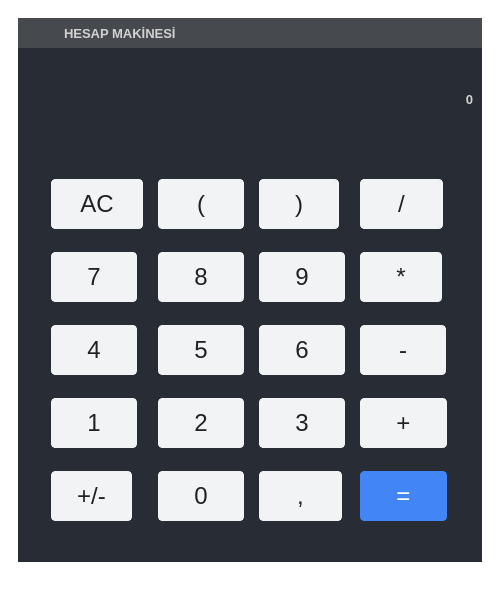
<?xml version="1.0" encoding="UTF-8"?>
<ui version="4.0">
 <class>MainWindow</class>
 <widget class="QMainWindow" name="MainWindow">
  <property name="geometry">
   <rect>
    <x>0</x>
    <y>0</y>
    <width>500</width>
    <height>600</height>
   </rect>
  </property>
  <property name="minimumSize">
   <size>
    <width>500</width>
    <height>600</height>
   </size>
  </property>
  <property name="windowTitle">
   <string>HESAP MAKİNESİ</string>
  </property>
  <property name="styleSheet">
   <string notr="true">QMainWindow {background: transparent; }
QToolTip {
	color: #ffffff;
	background-color: rgba(27, 29, 35, 160);
	border: 1px solid rgb(100, 100, 100);
}</string>
  </property>
  <widget class="QWidget" name="centralwidget">
   <property name="styleSheet">
    <string notr="true">background: transparent;
color: rgb(210, 210, 210);</string>
   </property>
   <layout class="QHBoxLayout" name="horizontalLayout">
    <item>
     <widget class="QFrame" name="frame_main">
      <layout class="QVBoxLayout" name="verticalLayout">
       <property name="spacing">
        <number>0</number>
       </property>
       <item>
        <widget class="QFrame" name="frame_top_btns">
         <property name="maximumSize">
          <size>
           <width>16777215</width>
           <height>30</height>
          </size>
         </property>
         <property name="styleSheet">
          <string notr="true">background-color: rgba(33, 37, 43, 150);</string>
         </property>
         <property name="frameShape">
          <enum>QFrame::NoFrame</enum>
         </property>
         <property name="frameShadow">
          <enum>QFrame::Raised</enum>
         </property>
         <layout class="QHBoxLayout" name="horizontalLayout_4">
          <property name="spacing">
           <number>0</number>
          </property>
          <property name="leftMargin">
           <number>0</number>
          </property>
          <property name="topMargin">
           <number>0</number>
          </property>
          <property name="rightMargin">
           <number>0</number>
          </property>
          <property name="bottomMargin">
           <number>0</number>
          </property>
          <item>
           <widget class="QFrame" name="frame_label_top_btns">
            <property name="frameShape">
             <enum>QFrame::NoFrame</enum>
            </property>
            <property name="frameShadow">
             <enum>QFrame::Raised</enum>
            </property>
            <layout class="QHBoxLayout" name="horizontalLayout_10">
             <property name="spacing">
              <number>0</number>
             </property>
             <property name="leftMargin">
              <number>8</number>
             </property>
             <property name="topMargin">
              <number>0</number>
             </property>
             <property name="rightMargin">
              <number>10</number>
             </property>
             <property name="bottomMargin">
              <number>0</number>
             </property>
             <item>
              <widget class="QFrame" name="frame_icon_top_bar">
               <property name="maximumSize">
                <size>
                 <width>30</width>
                 <height>30</height>
                </size>
               </property>
               <property name="styleSheet">
                <string notr="true">background: transparent;
background-image: url(:/16x16/icons/16x16/cil-terminal.png);
background-position: center;
background-repeat: no-repeat;</string>
               </property>
               <property name="frameShape">
                <enum>QFrame::StyledPanel</enum>
               </property>
               <property name="frameShadow">
                <enum>QFrame::Raised</enum>
               </property>
              </widget>
             </item>
             <item>
              <widget class="QLabel" name="label_title_bar_top">
               <property name="font">
                <font>
                 <family>Segoe UI</family>
                 <pointsize>10</pointsize>
                 <weight>75</weight>
                 <bold>true</bold>
                </font>
               </property>
               <property name="styleSheet">
                <string notr="true">background: transparent;
margin-left: 5px;</string>
               </property>
               <property name="text">
                <string>HESAP MAKİNESİ</string>
               </property>
              </widget>
             </item>
            </layout>
           </widget>
          </item>
          <item>
           <widget class="QFrame" name="frame_btns_right">
            <property name="maximumSize">
             <size>
              <width>120</width>
              <height>16777215</height>
             </size>
            </property>
            <property name="frameShape">
             <enum>QFrame::NoFrame</enum>
            </property>
            <property name="frameShadow">
             <enum>QFrame::Raised</enum>
            </property>
            <layout class="QHBoxLayout" name="horizontalLayout_5">
             <property name="spacing">
              <number>0</number>
             </property>
             <property name="leftMargin">
              <number>0</number>
             </property>
             <property name="topMargin">
              <number>0</number>
             </property>
             <property name="rightMargin">
              <number>0</number>
             </property>
             <property name="bottomMargin">
              <number>0</number>
             </property>
             <item>
              <widget class="QPushButton" name="btn_minimize">
               <property name="sizePolicy">
                <sizepolicy hsizetype="Minimum" vsizetype="Expanding">
                 <horstretch>0</horstretch>
                 <verstretch>0</verstretch>
                </sizepolicy>
               </property>
               <property name="toolTip">
                <string>Minimize</string>
               </property>
               <property name="styleSheet">
                <string notr="true">QPushButton {	
	border: none;
	background-color: transparent;
}
QPushButton:hover {
	background-color: rgb(44, 49, 60)
}
QPushButton:pressed {	
	background-color: rgb(85, 170, 255);
}</string>
               </property>
               <property name="text">
                <string/>
               </property>
               <property name="icon">
                <iconset resource="../../Simple_PySide_Base-master/files.qrc">
                 <normaloff>:/16x16/icons/16x16/cil-window-minimize.png</normaloff>:/16x16/icons/16x16/cil-window-minimize.png</iconset>
               </property>
              </widget>
             </item>
             <item>
              <widget class="QPushButton" name="btn_maximize_restore">
               <property name="sizePolicy">
                <sizepolicy hsizetype="Minimum" vsizetype="Expanding">
                 <horstretch>0</horstretch>
                 <verstretch>0</verstretch>
                </sizepolicy>
               </property>
               <property name="toolTip">
                <string>Maximize</string>
               </property>
               <property name="styleSheet">
                <string notr="true">QPushButton {	
	border: none;
	background-color: transparent;
}
QPushButton:hover {
	background-color: rgb(44, 49, 60)
}
QPushButton:pressed {	
	background-color: rgb(85, 170, 255);
}</string>
               </property>
               <property name="text">
                <string/>
               </property>
               <property name="icon">
                <iconset resource="../../Simple_PySide_Base-master/files.qrc">
                 <normaloff>:/16x16/icons/16x16/cil-window-maximize.png</normaloff>:/16x16/icons/16x16/cil-window-maximize.png</iconset>
               </property>
              </widget>
             </item>
             <item>
              <widget class="QPushButton" name="btn_close">
               <property name="sizePolicy">
                <sizepolicy hsizetype="Minimum" vsizetype="Expanding">
                 <horstretch>0</horstretch>
                 <verstretch>0</verstretch>
                </sizepolicy>
               </property>
               <property name="toolTip">
                <string>Close</string>
               </property>
               <property name="styleSheet">
                <string notr="true">QPushButton {	
	border: none;
	background-color: transparent;
}
QPushButton:hover {
	background-color: rgb(44, 49, 60)
}
QPushButton:pressed {	
	background-color: rgb(85, 170, 255);
}</string>
               </property>
               <property name="text">
                <string/>
               </property>
               <property name="icon">
                <iconset resource="../../Simple_PySide_Base-master/files.qrc">
                 <normaloff>:/16x16/icons/16x16/cil-x.png</normaloff>:/16x16/icons/16x16/cil-x.png</iconset>
               </property>
              </widget>
             </item>
            </layout>
           </widget>
          </item>
         </layout>
        </widget>
       </item>
       <item>
        <widget class="QFrame" name="frame_center">
         <property name="styleSheet">
          <string notr="true">background-color: rgb(40, 44, 52);</string>
         </property>
         <property name="frameShape">
          <enum>QFrame::NoFrame</enum>
         </property>
         <property name="frameShadow">
          <enum>QFrame::Raised</enum>
         </property>
         <layout class="QHBoxLayout" name="horizontalLayout_2">
          <property name="spacing">
           <number>0</number>
          </property>
          <property name="leftMargin">
           <number>0</number>
          </property>
          <property name="topMargin">
           <number>20</number>
          </property>
          <property name="rightMargin">
           <number>0</number>
          </property>
          <property name="bottomMargin">
           <number>0</number>
          </property>
          <item>
           <widget class="QFrame" name="verticalFrame">
            <layout class="QVBoxLayout" name="frame_content">
             <property name="spacing">
              <number>0</number>
             </property>
             <item>
              <widget class="QLabel" name="label">
               <property name="sizePolicy">
                <sizepolicy hsizetype="Preferred" vsizetype="Fixed">
                 <horstretch>0</horstretch>
                 <verstretch>0</verstretch>
                </sizepolicy>
               </property>
               <property name="minimumSize">
                <size>
                 <width>0</width>
                 <height>0</height>
                </size>
               </property>
               <property name="font">
                <font>
                 <pointsize>10</pointsize>
                 <weight>75</weight>
                 <bold>true</bold>
                </font>
               </property>
               <property name="styleSheet">
                <string notr="true">QLabel {
	background-color: rgb(27, 29, 35);
	border-radius: 5px;
	border: 2px solid rgb(27, 29, 35);
	padding:10px 35px;
}
QLabel:hover {
	border: 2px solid rgb(64, 71, 88);
}
QLabel:focus {
	border: 2px solid rgb(91, 101, 124);
}r</string>
               </property>
               <property name="text">
                <string/>
               </property>
               <property name="alignment">
                <set>Qt::AlignRight|Qt::AlignTrailing|Qt::AlignVCenter</set>
               </property>
               <property name="margin">
                <number>11</number>
               </property>
               <property name="openExternalLinks">
                <bool>false</bool>
               </property>
              </widget>
             </item>
             <item>
              <widget class="QLabel" name="label_2">
               <property name="sizePolicy">
                <sizepolicy hsizetype="Preferred" vsizetype="Fixed">
                 <horstretch>0</horstretch>
                 <verstretch>0</verstretch>
                </sizepolicy>
               </property>
               <property name="font">
                <font>
                 <pointsize>10</pointsize>
                 <weight>75</weight>
                 <bold>true</bold>
                </font>
               </property>
               <property name="styleSheet">
                <string notr="true">QLabel {
	background-color: rgb(27, 29, 35);
	border-radius: 5px;
	border: 2px solid rgb(27, 29, 35);
	padding:10px 35px;
}
QLabel:hover {
	border: 2px solid rgb(64, 71, 88);
}
QLabel:focus {
	border: 2px solid rgb(91, 101, 124);
}r</string>
               </property>
               <property name="text">
                <string>0</string>
               </property>
               <property name="alignment">
                <set>Qt::AlignRight|Qt::AlignTrailing|Qt::AlignVCenter</set>
               </property>
               <property name="margin">
                <number>11</number>
               </property>
              </widget>
             </item>
             <item>
              <spacer name="verticalSpacer">
               <property name="orientation">
                <enum>Qt::Vertical</enum>
               </property>
               <property name="sizeType">
                <enum>QSizePolicy::Preferred</enum>
               </property>
               <property name="sizeHint" stdset="0">
                <size>
                 <width>20</width>
                 <height>40</height>
                </size>
               </property>
              </spacer>
             </item>
             <item>
              <widget class="QFrame" name="gridFrame">
               <property name="styleSheet">
                <string notr="true"/>
               </property>
               <layout class="QGridLayout" name="gridLayout_2">
                <property name="spacing">
                 <number>0</number>
                </property>
                <item row="4" column="3">
                 <widget class="QPushButton" name="pushButton_8">
                  <property name="sizePolicy">
                   <sizepolicy hsizetype="Fixed" vsizetype="Fixed">
                    <horstretch>0</horstretch>
                    <verstretch>0</verstretch>
                   </sizepolicy>
                  </property>
                  <property name="styleSheet">
                   <string notr="true">
QPushButton {

  display: inline-block;

  padding:10px 35px;

  font-size: 24px;

  cursor: pointer;

  text-align: center;

  text-decoration: none;

  outline: none;

  background: #f1f3f4;
  color: #202124;
  border: 1px solid #f1f3f4;
  border-radius: 4px;
}

QPushButton:hover {background-color: #8CC7DF}

</string>
                  </property>
                  <property name="text">
                   <string>*</string>
                  </property>
                 </widget>
                </item>
                <item row="5" column="3">
                 <widget class="QPushButton" name="pushButton_6">
                  <property name="sizePolicy">
                   <sizepolicy hsizetype="Fixed" vsizetype="Fixed">
                    <horstretch>0</horstretch>
                    <verstretch>0</verstretch>
                   </sizepolicy>
                  </property>
                  <property name="styleSheet">
                   <string notr="true">
QPushButton {

  display: inline-block;

  padding:10px 38px;

  font-size: 24px;

  cursor: pointer;

  text-align: center;

  text-decoration: none;

  outline: none;

  background: #f1f3f4;
  color: #202124;
  border: 1px solid #f1f3f4;
  border-radius: 4px;
}

QPushButton:hover {background-color: #8CC7DF}

</string>
                  </property>
                  <property name="text">
                   <string>-</string>
                  </property>
                 </widget>
                </item>
                <item row="8" column="3">
                 <widget class="QPushButton" name="pushButton_5">
                  <property name="sizePolicy">
                   <sizepolicy hsizetype="Fixed" vsizetype="Fixed">
                    <horstretch>0</horstretch>
                    <verstretch>0</verstretch>
                   </sizepolicy>
                  </property>
                  <property name="styleSheet">
                   <string notr="true">
QPushButton {

  display: inline-block;

  padding:10px 35px;

  font-size: 24px;

  cursor: pointer;

  text-align: center;

  text-decoration: none;

  outline: none;

  background: #f1f3f4;
  color: #202124;
  border: 1px solid #f1f3f4;
  border-radius: 4px;
}

QPushButton:hover {background-color: #8CC7DF}

</string>
                  </property>
                  <property name="text">
                   <string>+</string>
                  </property>
                 </widget>
                </item>
                <item row="9" column="0">
                 <widget class="QPushButton" name="pushButton_20">
                  <property name="sizePolicy">
                   <sizepolicy hsizetype="Fixed" vsizetype="Fixed">
                    <horstretch>0</horstretch>
                    <verstretch>0</verstretch>
                   </sizepolicy>
                  </property>
                  <property name="styleSheet">
                   <string notr="true">
QPushButton {

  display: inline-block;

  padding:10px 25px;

  font-size: 24px;

  cursor: pointer;

  text-align: center;

  text-decoration: none;

  outline: none;

  background: #f1f3f4;
  color: #202124;
  border: 1px solid #f1f3f4;
  border-radius: 4px;
}

QPushButton:hover {background-color: #8CC7DF}

</string>
                  </property>
                  <property name="text">
                   <string>+/-</string>
                  </property>
                 </widget>
                </item>
                <item row="8" column="0">
                 <widget class="QPushButton" name="pushButton_19">
                  <property name="sizePolicy">
                   <sizepolicy hsizetype="Fixed" vsizetype="Fixed">
                    <horstretch>0</horstretch>
                    <verstretch>0</verstretch>
                   </sizepolicy>
                  </property>
                  <property name="styleSheet">
                   <string notr="true">
QPushButton {

  display: inline-block;

  padding:10px 35px;

  font-size: 24px;

  cursor: pointer;

  text-align: center;

  text-decoration: none;

  outline: none;

  background: #f1f3f4;
  color: #202124;
  border: 1px solid #f1f3f4;
  border-radius: 4px;
}

QPushButton:hover {background-color: #8CC7DF}

</string>
                  </property>
                  <property name="text">
                   <string>1</string>
                  </property>
                 </widget>
                </item>
                <item row="4" column="1">
                 <widget class="QPushButton" name="pushButton_12">
                  <property name="sizePolicy">
                   <sizepolicy hsizetype="Fixed" vsizetype="Fixed">
                    <horstretch>0</horstretch>
                    <verstretch>0</verstretch>
                   </sizepolicy>
                  </property>
                  <property name="styleSheet">
                   <string notr="true">
QPushButton {

  display: inline-block;

  padding:10px 35px;

  font-size: 24px;

  cursor: pointer;

  text-align: center;

  text-decoration: none;

  outline: none;

  background: #f1f3f4;
  color: #202124;
  border: 1px solid #f1f3f4;
  border-radius: 4px;
}

QPushButton:hover {background-color: #8CC7DF}

</string>
                  </property>
                  <property name="text">
                   <string>8</string>
                  </property>
                 </widget>
                </item>
                <item row="9" column="1">
                 <widget class="QPushButton" name="pushButton_15">
                  <property name="sizePolicy">
                   <sizepolicy hsizetype="Fixed" vsizetype="Fixed">
                    <horstretch>0</horstretch>
                    <verstretch>0</verstretch>
                   </sizepolicy>
                  </property>
                  <property name="styleSheet">
                   <string notr="true">
QPushButton {

  display: inline-block;

  padding:10px 35px;

  font-size: 24px;

  cursor: pointer;

  text-align: center;

  text-decoration: none;

  outline: none;

  background: #f1f3f4;
  color: #202124;
  border: 1px solid #f1f3f4;
  border-radius: 4px;
}

QPushButton:hover {background-color: #8CC7DF}

</string>
                  </property>
                  <property name="text">
                   <string>0</string>
                  </property>
                 </widget>
                </item>
                <item row="5" column="1">
                 <widget class="QPushButton" name="pushButton_13">
                  <property name="sizePolicy">
                   <sizepolicy hsizetype="Fixed" vsizetype="Fixed">
                    <horstretch>0</horstretch>
                    <verstretch>0</verstretch>
                   </sizepolicy>
                  </property>
                  <property name="styleSheet">
                   <string notr="true">
QPushButton {

  display: inline-block;

  padding:10px 35px;

  font-size: 24px;

  cursor: pointer;

  text-align: center;

  text-decoration: none;

  outline: none;

  background: #f1f3f4;
  color: #202124;
  border: 1px solid #f1f3f4;
  border-radius: 4px;
}

QPushButton:hover {background-color: #8CC7DF}

</string>
                  </property>
                  <property name="text">
                   <string>5</string>
                  </property>
                 </widget>
                </item>
                <item row="8" column="1">
                 <widget class="QPushButton" name="pushButton_14">
                  <property name="sizePolicy">
                   <sizepolicy hsizetype="Fixed" vsizetype="Fixed">
                    <horstretch>0</horstretch>
                    <verstretch>0</verstretch>
                   </sizepolicy>
                  </property>
                  <property name="styleSheet">
                   <string notr="true">
QPushButton {

  display: inline-block;

  padding:10px 35px;

  font-size: 24px;

  cursor: pointer;

  text-align: center;

  text-decoration: none;

  outline: none;

  background: #f1f3f4;
  color: #202124;
  border: 1px solid #f1f3f4;
  border-radius: 4px;
}

QPushButton:hover {background-color: #8CC7DF}

</string>
                  </property>
                  <property name="text">
                   <string>2</string>
                  </property>
                 </widget>
                </item>
                <item row="3" column="0">
                 <widget class="QPushButton" name="pushButton_16">
                  <property name="sizePolicy">
                   <sizepolicy hsizetype="Fixed" vsizetype="Fixed">
                    <horstretch>0</horstretch>
                    <verstretch>0</verstretch>
                   </sizepolicy>
                  </property>
                  <property name="styleSheet">
                   <string notr="true">
QPushButton {

  display: inline-block;

  padding:10px 28px;

  font-size: 24px;

  cursor: pointer;

  text-align: center;

  text-decoration: none;

  outline: none;

  background: #f1f3f4;
  color: #202124;
  border: 1px solid #f1f3f4;
  border-radius: 4px;
}

QPushButton:hover {background-color: #8CC7DF}

</string>
                  </property>
                  <property name="text">
                   <string>AC</string>
                  </property>
                 </widget>
                </item>
                <item row="5" column="0">
                 <widget class="QPushButton" name="pushButton_18">
                  <property name="sizePolicy">
                   <sizepolicy hsizetype="Fixed" vsizetype="Fixed">
                    <horstretch>0</horstretch>
                    <verstretch>0</verstretch>
                   </sizepolicy>
                  </property>
                  <property name="styleSheet">
                   <string notr="true">
QPushButton {

  display: inline-block;

  padding:10px 35px;

  font-size: 24px;

  cursor: pointer;

  text-align: center;

  text-decoration: none;

  outline: none;

  background: #f1f3f4;
  color: #202124;
  border: 1px solid #f1f3f4;
  border-radius: 4px;
}

QPushButton:hover {background-color: #8CC7DF}

</string>
                  </property>
                  <property name="text">
                   <string>4</string>
                  </property>
                 </widget>
                </item>
                <item row="4" column="0">
                 <widget class="QPushButton" name="pushButton_17">
                  <property name="sizePolicy">
                   <sizepolicy hsizetype="Fixed" vsizetype="Fixed">
                    <horstretch>0</horstretch>
                    <verstretch>0</verstretch>
                   </sizepolicy>
                  </property>
                  <property name="styleSheet">
                   <string notr="true">
QPushButton {

  display: inline-block;

  padding:10px 35px;

  font-size: 24px;

  cursor: pointer;

  text-align: center;

  text-decoration: none;

  outline: none;

  background: #f1f3f4;
  color: #202124;
  border: 1px solid #f1f3f4;
  border-radius: 4px;
}

QPushButton:hover {background-color: #8CC7DF}

</string>
                  </property>
                  <property name="text">
                   <string>7</string>
                  </property>
                 </widget>
                </item>
                <item row="3" column="1">
                 <widget class="QPushButton" name="pushButton_11">
                  <property name="styleSheet">
                   <string notr="true">
QPushButton {

  display: inline-block;

  padding:10px 35px;

  font-size: 24px;

  cursor: pointer;

  text-align: center;

  text-decoration: none;

  outline: none;

  background: #f1f3f4;
  color: #202124;
  border: 1px solid #f1f3f4;
  border-radius: 4px;
}

QPushButton:hover {background-color: #8CC7DF}

</string>
                  </property>
                  <property name="text">
                   <string>(</string>
                  </property>
                 </widget>
                </item>
                <item row="3" column="3">
                 <widget class="QPushButton" name="pushButton_7">
                  <property name="sizePolicy">
                   <sizepolicy hsizetype="Fixed" vsizetype="Fixed">
                    <horstretch>0</horstretch>
                    <verstretch>0</verstretch>
                   </sizepolicy>
                  </property>
                  <property name="styleSheet">
                   <string notr="true">
QPushButton {

  display: inline-block;

  padding:10px 37px;

  font-size: 24px;

  cursor: pointer;

  text-align: center;

  text-decoration: none;

  outline: none;

  background: #f1f3f4;
  color: #202124;
  border: 1px solid #f1f3f4;
  border-radius: 4px;
}

QPushButton:hover {background-color: #8CC7DF}

</string>
                  </property>
                  <property name="text">
                   <string>/</string>
                  </property>
                 </widget>
                </item>
                <item row="9" column="2">
                 <widget class="QPushButton" name="pushButton_10">
                  <property name="sizePolicy">
                   <sizepolicy hsizetype="Fixed" vsizetype="Fixed">
                    <horstretch>0</horstretch>
                    <verstretch>0</verstretch>
                   </sizepolicy>
                  </property>
                  <property name="styleSheet">
                   <string notr="true">
QPushButton {

  display: inline-block;

  padding:10px 37px;

  font-size: 24px;

  cursor: pointer;

  text-align: center;

  text-decoration: none;

  outline: none;

  background: #f1f3f4;
  color: #202124;
  border: 1px solid #f1f3f4;
  border-radius: 4px;
}

QPushButton:hover {background-color: #8CC7DF}

</string>
                  </property>
                  <property name="text">
                   <string>,</string>
                  </property>
                 </widget>
                </item>
                <item row="8" column="2">
                 <widget class="QPushButton" name="pushButton_3">
                  <property name="sizePolicy">
                   <sizepolicy hsizetype="Fixed" vsizetype="Fixed">
                    <horstretch>0</horstretch>
                    <verstretch>0</verstretch>
                   </sizepolicy>
                  </property>
                  <property name="styleSheet">
                   <string notr="true">
QPushButton {

  display: inline-block;

  padding:10px 35px;

  font-size: 24px;

  cursor: pointer;

  text-align: center;

  text-decoration: none;

  outline: none;

  background: #f1f3f4;
  color: #202124;
  border: 1px solid #f1f3f4;
  border-radius: 4px;
}

QPushButton:hover {background-color: #8CC7DF}

</string>
                  </property>
                  <property name="text">
                   <string>3</string>
                  </property>
                 </widget>
                </item>
                <item row="3" column="2">
                 <widget class="QPushButton" name="pushButton_4">
                  <property name="sizePolicy">
                   <sizepolicy hsizetype="Fixed" vsizetype="Fixed">
                    <horstretch>0</horstretch>
                    <verstretch>0</verstretch>
                   </sizepolicy>
                  </property>
                  <property name="styleSheet">
                   <string notr="true">
QPushButton {

  display: inline-block;

  padding:10px 35px;

  font-size: 24px;

  cursor: pointer;

  text-align: center;

  text-decoration: none;

  outline: none;

  background: #f1f3f4;
  color: #202124;
  border: 1px solid #f1f3f4;
  border-radius: 4px;
}

QPushButton:hover {background-color: #8CC7DF}

</string>
                  </property>
                  <property name="text">
                   <string>)</string>
                  </property>
                 </widget>
                </item>
                <item row="9" column="3">
                 <widget class="QPushButton" name="pushButton_2">
                  <property name="sizePolicy">
                   <sizepolicy hsizetype="Fixed" vsizetype="Fixed">
                    <horstretch>0</horstretch>
                    <verstretch>0</verstretch>
                   </sizepolicy>
                  </property>
                  <property name="styleSheet">
                   <string notr="true">QPushButton {
	display: inline-block;

  padding: 10px 35px;

  font-size: 24px;

  cursor: pointer;
 
    background: #4285f4;
    color: #fff;
    border: 1px solid #4285f4;
    border-radius: 4px;background: #4285f4;
    color: #fff;
    border: 1px solid #4285f4;
    border-radius: 4px;
}
QPushButton:hover {background-color: #8CC7DF}</string>
                  </property>
                  <property name="text">
                   <string>=</string>
                  </property>
                 </widget>
                </item>
                <item row="4" column="2">
                 <widget class="QPushButton" name="pushButton_9">
                  <property name="sizePolicy">
                   <sizepolicy hsizetype="Fixed" vsizetype="Fixed">
                    <horstretch>0</horstretch>
                    <verstretch>0</verstretch>
                   </sizepolicy>
                  </property>
                  <property name="styleSheet">
                   <string notr="true">
QPushButton {

  display: inline-block;

  padding:10px 35px;

  font-size: 24px;

  cursor: pointer;

  text-align: center;

  text-decoration: none;

  outline: none;

  background: #f1f3f4;
  color: #202124;
  border: 1px solid #f1f3f4;
  border-radius: 4px;
}

QPushButton:hover {background-color: #8CC7DF}

</string>
                  </property>
                  <property name="text">
                   <string>9</string>
                  </property>
                 </widget>
                </item>
                <item row="5" column="2">
                 <widget class="QPushButton" name="pushButton">
                  <property name="sizePolicy">
                   <sizepolicy hsizetype="Fixed" vsizetype="Fixed">
                    <horstretch>0</horstretch>
                    <verstretch>0</verstretch>
                   </sizepolicy>
                  </property>
                  <property name="styleSheet">
                   <string notr="true">
QPushButton {

  display: inline-block;

  padding:10px 35px;

  font-size: 24px;

  cursor: pointer;

  text-align: center;

  text-decoration: none;

  outline: none;

  background: #f1f3f4;
  color: #202124;
  border: 1px solid #f1f3f4;
  border-radius: 4px;
}

QPushButton:hover {background-color: #8CC7DF}

</string>
                  </property>
                  <property name="text">
                   <string>6</string>
                  </property>
                 </widget>
                </item>
               </layout>
              </widget>
             </item>
            </layout>
           </widget>
          </item>
         </layout>
        </widget>
       </item>
       <item>
        <widget class="QFrame" name="frame_size_grip">
         <property name="maximumSize">
          <size>
           <width>20</width>
           <height>20</height>
          </size>
         </property>
         <property name="layoutDirection">
          <enum>Qt::RightToLeft</enum>
         </property>
         <property name="styleSheet">
          <string notr="true">QSizeGrip {
	background-image: url(:/16x16/icons/16x16/cil-size-grip.png);
	background-position: center;
	background-repeat: no-reperat;
}</string>
         </property>
         <property name="frameShape">
          <enum>QFrame::NoFrame</enum>
         </property>
         <property name="frameShadow">
          <enum>QFrame::Raised</enum>
         </property>
        </widget>
       </item>
      </layout>
     </widget>
    </item>
   </layout>
  </widget>
 </widget>
 <resources>
  <include location="../../Simple_PySide_Base-master/files.qrc"/>
 </resources>
 <connections/>
</ui>
